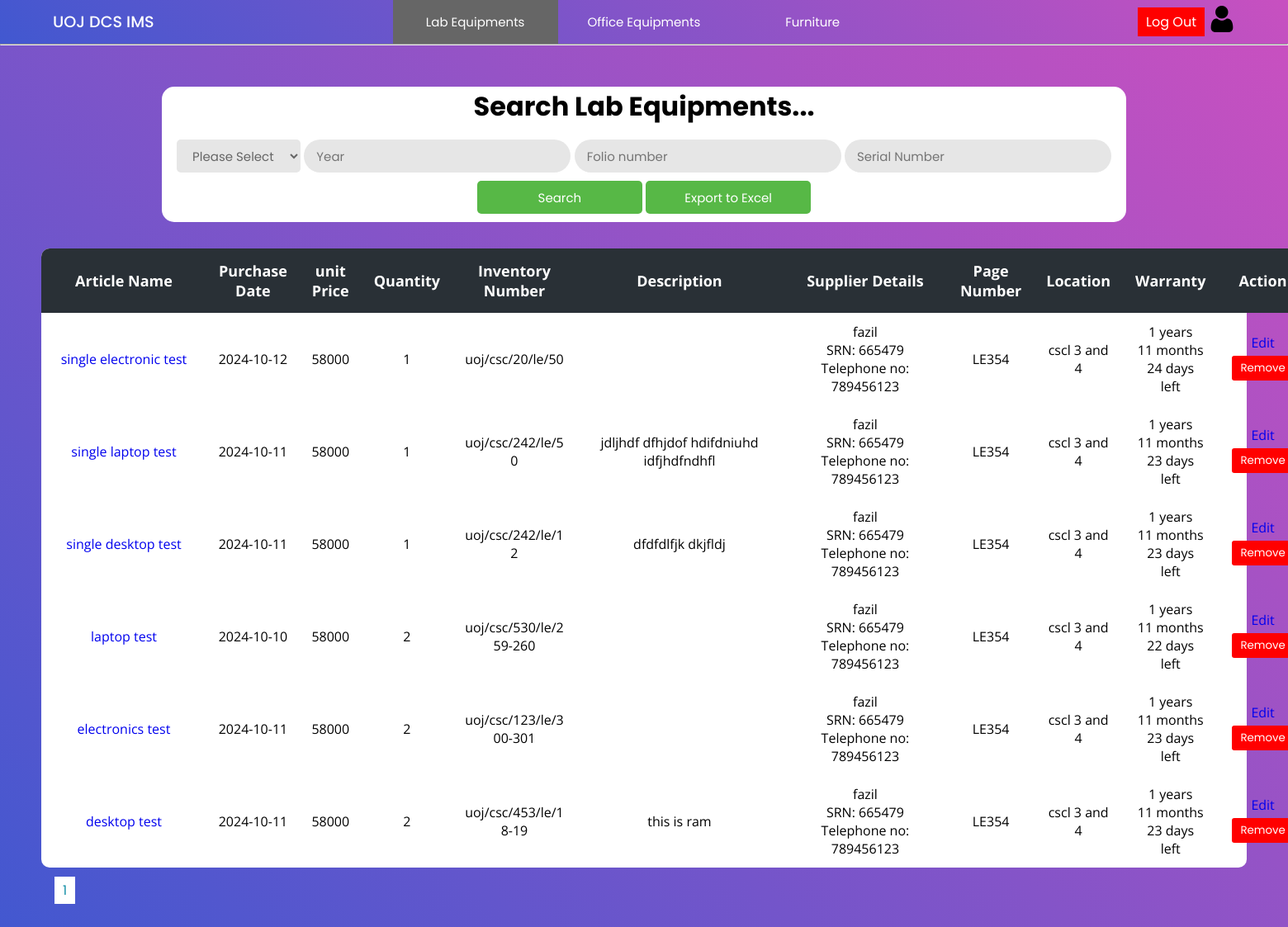
The app's page /Project/lab/lab.php (signed in) with its own data.
### tables this page shows
CREATE TABLE `invoice` (
  `invoice_id` int(11) NOT NULL,
  `name` varchar(200) NOT NULL,
  `date` date NOT NULL,
  `price` float NOT NULL,
  `quantity` int(11) NOT NULL,
  `folio_number` varchar(50) NOT NULL,
  `description` varchar(400) NOT NULL,
  `supplier_name` varchar(150) NOT NULL,
  `supplier_tt` int(15) NOT NULL,
  `srn` int(11) NOT NULL,
  `type` varchar(15) NOT NULL,
  `page_number` varchar(30) NOT NULL,
  `location` varchar(50) NOT NULL,
  `warranty` int(11) NOT NULL
);

### Project/lab/lab.php (the view, shortened to what this page needs)
<?php
include("../config/connection.php");
$rowsPerPage = 10;
$page = isset($_GET['page']) ? intval($_GET['page']) : 1;
$offset = ($page - 1) * $rowsPerPage;
$queryinvoice = "SELECT * FROM invoice ORDER BY invoice_id DESC LIMIT $offset, $rowsPerPage";
$totalRows = mysqli_num_rows(mysqli_query($con, "SELECT * FROM invoice"));
$totalPages = ceil($totalRows / $rowsPerPage);
?>
<!DOCTYPE html>
<html lang="en">
<head>
    <link rel="stylesheet" href="../css/lab.css">
    <link rel="stylesheet" href="../css/main.css">
</head>
<body>
    <?php include "../header/header.php"; ?>
    <hr>
    <div class="main-container">
        <div class="container">
            <h2>Search Lab Equipments...</h2>
            <div>
                <form action="lab.php" method="get">
                    <select name="type">
                        <option value="">Please Select</option>
                    </select>
                    <input type="number" placeholder="Year" name="year" value="<?php if (isset($_POST['year'])) {
                                                                                    echo $_POST['year'];
                                                                                } ?>" />
                    <input type="text" placeholder="Folio number" name="folio" value="<?php if (isset($_POST['folio'])) {
                                                                                            echo $_POST['folio'];
                                                                                        } ?>" />
                    <input type="text" placeholder="Serial Number" name="SN" value="<?php if (isset($_POST['SN'])) {
                                                                                        echo $_POST['SN'];
                                                                                    } ?>">
                    <input class="button" type="submit" name="search" value="Search" />
                    <input class="button" type="submit" name="export" value="Export to Excel" />
                </form>
            </div>
        </div>
        <div class="table-con">
            <table>
                <thead>
                    <tr>
                        <th>Article Name</th>
                        <th>Purchase Date</th>
                        <th>unit Price</th>
                        <th>Quantity</th>
                        <th>Inventory Number</th>
                        <th>Description</th>
                        <th colspan=2>Supplier Details</th>
                        <th>Page Number</th>
                        <th>Location</th>
                        <th>Warranty</th>
                        <th>Action</th>
                    </tr>
                </thead>
                <tbody>
                    <?php
                    $resultinvoice = mysqli_query($con, $queryinvoice);
                    while ($rowinvoice = mysqli_fetch_assoc($resultinvoice)) {
                    ?>
                        <tr>
                            <td class="name"><a href="labItems.php?searchItems=true&id=<?php echo $rowinvoice['invoice_id'] ?>"><?php echo $rowinvoice['name'] ?></a></td>
                            <td><?php echo $rowinvoice['date'] ?></td>
                            <td><?php echo $rowinvoice['price'] ?></td>
                            <td><?php echo $rowinvoice['quantity'] ?></td>
                            <td class="folio_number"><?php echo $rowinvoice['folio_number'] ?></td>
                            <td class="description"><?php echo $rowinvoice['description'] ?></td>
                            <td class="sname" colspan=2>
                                <?php
                                echo $rowinvoice['supplier_name'];
                                if (!empty($rowinvoice['srn'])) {
                                    echo "<br>SRN: " . $rowinvoice['srn'];
                                }
                                if (!empty($rowinvoice['supplier_tt'])) {
                                    echo "<br>Telephone no: " . $rowinvoice['supplier_tt'];
                                }
                                ?>
                            </td>
                            <td><?php echo $rowinvoice['page_number'] ?></td>
                            <td><?php echo $rowinvoice['location'] ?></td>
                            <td>
                                <?php
                                $purchaseDate = $rowinvoice['date'];
                                $warrantyMonths = $rowinvoice['warranty'];
                                $purchaseDateObj = new DateTime($purchaseDate);
                                $purchaseDateObj->modify("+$warrantyMonths months");
                                $currentDate = new DateTime();
                                if ($purchaseDateObj > $currentDate) {
                                    $interval = $currentDate->diff($purchaseDateObj);
                                    if ($interval->y > 0) {
                                        echo  $interval->y . " years<br>";
                                    }
                                    if ($interval->m > 0) {
                                        echo $interval->m . " months<br>";
                                    }
                                    if ($interval->d > 0) {
                                        echo  $interval->d . " days<br>left";
                                    }
                                } else {
                                    echo "expired";
                                }
                                ?>
                            </td>
                            <td>
                                <a href="addData.php?id=<?php echo $rowinvoice['invoice_id'] ?>">Edit</a>
                                <form method="post" action="actionItem.php">
                                    <button class="logout" type="submit" onclick="return confirm('Are you sure to remove this record ?')">Remove</button>
                                </form>
                            </td>
                        </tr>
                    <?php
                    }
                    ?>
                </tbody>
            </table>
        </div>
        <div class="pagination" style="margin:15px;">
            <?php
            for ($i = 1; $i <= $totalPages; $i++) {
                echo '<a href="?page=' . $i . '" style="margin:1px;background-color: #fff; color: #1690A7; border: none; padding: 5px 10px; cursor: pointer; width:5px;">' . $i . '</a>';
            }
            ?>
        </div>
    </div>
</body>
</html>

### Project/css/lab.css (style rules this page uses)
.main-container { padding: 50px; min-height: 100vh; height: fit-content; background: linear-gradient(-135deg, #c850c0, #4158d0); }
.container { text-align: center; background-color: white; border-radius: 15px; width: 80%; margin: auto; margin-bottom: 2rem; padding: 0 0 10px 0; }
h2 { font-size: 2rem; margin-bottom: 1rem; font-family: 'Poppins', sans-serif; }
select { font-size: 15px; color: #666; background: #e6e6e6; height: 40px; border-radius: 5px; padding: 0 15px 0 15px; border: none; font-family: 'Poppins', sans-serif; width: 150px; }
option { font-size: 15px; color: #666; background: #e6e6e6; height: 40px; border-radius: 5px; padding: 0 15px 0 15px; border: none; font-family: 'Poppins', sans-serif; }
.button { background: #57b846; color: white; cursor: pointer; height: 40px; border-radius: 5px; padding: 0 15px 0 15px; border: none; font-family: 'Poppins', sans-serif; width: 200px; margin-top: 10px; }
table { border-collapse: collapse; border-radius: 10px; overflow: hidden; max-width: 100%; margin: 0 auto; position: relative; }
.table-con { border-collapse: collapse; background: #fff; border-radius: 10px; width: auto; margin: auto; position: relative; font-family: 'Open Sans'; text-align: center; background: #fff; }
.table-con td.description { max-width: 300px; word-wrap: break-word; min-width: 250px; }
.table-con td.name { max-width: 200px; word-wrap: break-word; min-width: 200px; }
.table-con td.sname { max-width: 300px; word-wrap: break-word; min-width: 200px; }
.table-con td.folio_number { max-width: 150px; word-wrap: break-word; }
th { width: 100px; font-size: 18px; background: #293036; color: white; padding: 15px; }
td { padding: 12px; }
input { font-size: 15px; color: #666; background: #e6e6e6; height: 40px; border-radius: 20px; padding: 0 15px 0 15px; border: none; font-family: 'Poppins', sans-serif; }
.logout { margin: 5px; background-color: #ff0000; color: #ffffff; border: none; padding: 5px 10px; cursor: pointer; }

### Project/css/main.css (style rules this page uses)
* { margin: 0; padding: 0; text-decoration: none; box-sizing: border-box; }
:root { --bg-gradient: linear-gradient(-135deg, #c850c0, #4158d0); --bg-gray: #e6e6e6; --text-color: #666; --inp-color: #57b846; }
body { font-family: 'Poppins', sans-serif; }

### Project/css/header.css (style rules this page uses)
* { margin: 0; padding: 0; text-decoration: none; box-sizing: border-box; }
:root { --bg-gradient: linear-gradient(-135deg, #c850c0, #4158d0); --bg-gray: #e6e6e6; --text-color: #666; --inp-color: #57b846; }
body { font-family: 'Poppins', sans-serif; }
button { border: none; padding: 3px 4px; border-radius: 3px; font-family: 'Poppins', sans-serif; margin-right: 10px; }
.logout { margin: 5px; background-color: #ff0000; color: #ffffff; border: none; padding: 5px 10px; cursor: pointer; }

### records on screen
invoice: name "single electronic test", date "2024-10-12", price "58000", quantity "1", folio_number "uoj/csc/20/le/50", supplier_name "fazil", srn "665479", supplier_tt "789456123", page_number "LE354", location "cscl 3 and 4", date+warranty "1", date+warranty "11", warranty "24"
invoice: name "single laptop test", date "2024-10-11", price "58000", quantity "1", folio_number "uoj/csc/242/le/50", description "jdljhdf dfhjdof hdifdniuhd idfjhdfndhfl", supplier_name "fazil", srn "665479", supplier_tt "789456123", page_number "LE354", location "cscl 3 and 4", date+warranty "1", date+warranty "11", date+warranty "23"
invoice: name "single desktop test", date "2024-10-11", price "58000", quantity "1", folio_number "uoj/csc/242/le/12", description "dfdfdlfjk dkjfldj", supplier_name "fazil", srn "665479", supplier_tt "789456123", page_number "LE354", location "cscl 3 and 4", date+warranty "1", date+warranty "11", date+warranty "23"
invoice: name "laptop test", date "2024-10-10", price "58000", quantity "2", folio_number "uoj/csc/530/le/259-260", supplier_name "fazil", srn "665479", supplier_tt "789456123", page_number "LE354", location "cscl 3 and 4", date+warranty "1", date+warranty "11", date+warranty "22"
invoice: name "electronics test", date "2024-10-11", price "58000", quantity "2", folio_number "uoj/csc/123/le/300-301", supplier_name "fazil", srn "665479", supplier_tt "789456123", page_number "LE354", location "cscl 3 and 4", date+warranty "1", date+warranty "11", date+warranty "23"
invoice: name "desktop test", date "2024-10-11", price "58000", quantity "2", folio_number "uoj/csc/453/le/18-19", description "this is ram", supplier_name "fazil", srn "665479", supplier_tt "789456123", page_number "LE354", location "cscl 3 and 4", date+warranty "1", date+warranty "11", date+warranty "23"
